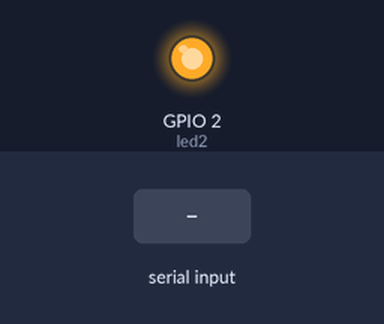
Simulated run of this sketch. Board: ESP32. On the bench: output pins drawn as LEDs (lit = HIGH). The test bench sets the inputs (shaded band).

Above: at 1.2 s.
1.3 s: "0\n" received over Serial
At 2.2 s:
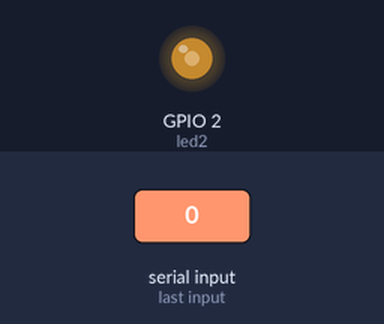
3.0 s: "90,45\n" received over Serial
At 3.23 s:
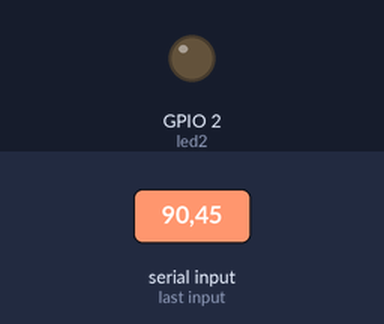
6.0 s: "5\n" received over Serial
Timing chart, 0 to 9.0 s (numbered marks = the images above; inputs shaded):
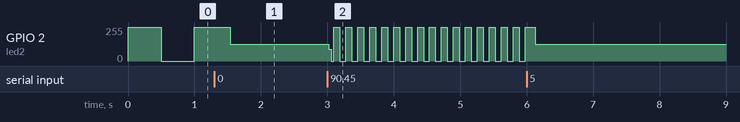

The sketch:

Part_3.3.ino
```cpp
#if CONFIG_FREERTOS_UNICORE
static const BaseType_t app_cpu = 0;
#else
static const BaseType_t app_cpu = 1;
#endif

static const int led2=2;
static const int led4=4;

int value=500;
char val;
String pass;

void toggleLED_1(void *parameter) {

  while(1) {
    digitalWrite(led2, HIGH);
    vTaskDelay(value/ portTICK_PERIOD_MS);
    digitalWrite(led2, LOW);
    vTaskDelay(value/ portTICK_PERIOD_MS);
  }
}

void input(void *parameter){
 while(1)
 {
  if(Serial.available()>0){
     val=Serial.read();
     pass=pass+val;
     value=pass.toInt();
  }
  if(Serial.available()==0){
     vTaskDelay(100/portTICK_PERIOD_MS);
     pass="";
  }
 }
}
void setup() {
  Serial.begin(115200);
  pinMode(led2, OUTPUT);
  xTaskCreatePinnedToCore(input,"Input",1024,NULL,1,NULL,app_cpu);
  xTaskCreatePinnedToCore(toggleLED_1,"Toggle 1",1024,NULL,1,NULL,app_cpu);
}
void loop() {

}
```

Measured:
- after the input at 3.0 s, GPIO 2 (led2): 127/255 → 89/255 at once, then moves between 0/255 and 255/255, repeating every 0.36 s
